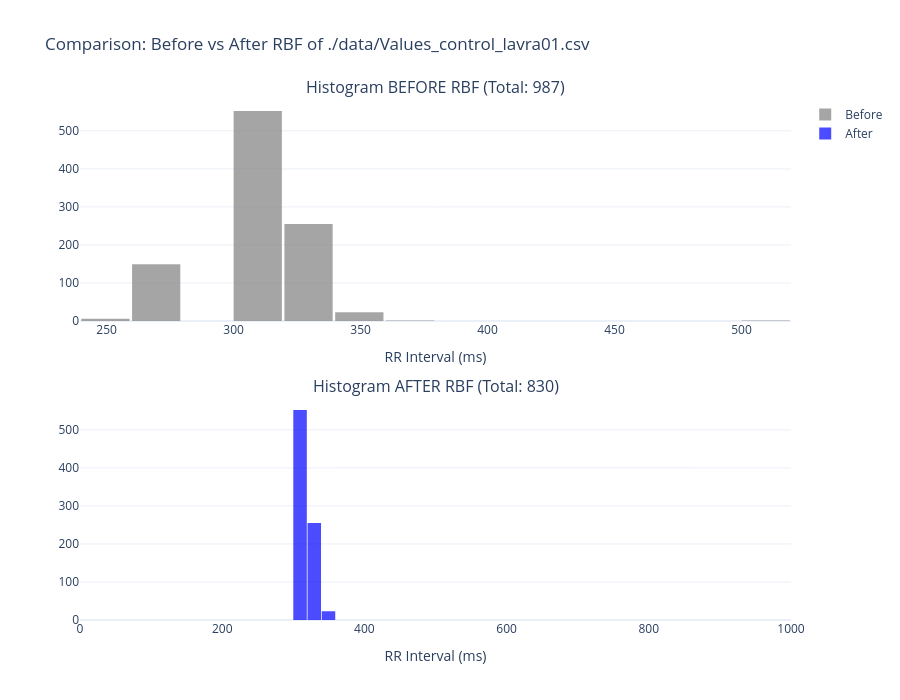

Write notebook code for a chart like this one.
### Code cell
# RBF filtering on control with HR(170 - 210) 
plot_hist_comparison(params['file_path'], params)

### Figure 1 — Plotly figure (JSON) as saved in the notebook; plotly's stock layout.template omitted (floating-point values rounded to 4 significant figures; data arrays with more than 128 entries replaced by an {"elided": "..."} marker saying what was removed)
{"data": [{"marker": {"color": "gray"}, "name": "Before", "nbinsx": 20, "opacity": 0.7, "type": "histogram", "x": {"elided": "987 float values"}, "xaxis": "x", "yaxis": "y"}, {"marker": {"color": "blue"}, "name": "After", "nbinsx": 5, "opacity": 0.7, "type": "histogram", "x": {"elided": "830 int values"}, "xaxis": "x2", "yaxis": "y2"}], "layout": {"annotations": [{"font": {"size": 16}, "showarrow": false, "text": "Histogram BEFORE RBF (Total: 987)", "x": 0.5, "xanchor": "center", "xref": "paper", "y": 1, "yanchor": "bottom", "yref": "paper"}, {"font": {"size": 16}, "showarrow": false, "text": "Histogram AFTER RBF (Total: 830)", "x": 0.5, "xanchor": "center", "xref": "paper", "y": 0.425, "yanchor": "bottom", "yref": "paper"}], "bargap": 0.05, "height": 700, "title": {"text": "Comparison: Before vs After RBF of ./data/Values_control_lavra01.csv"}, "xaxis": {"anchor": "y", "domain": [0, 1], "title": {"text": "RR Interval (ms)"}}, "xaxis2": {"anchor": "y2", "domain": [0, 1], "range": [0, 1000], "title": {"text": "RR Interval (ms)"}}, "yaxis": {"anchor": "x", "domain": [0.575, 1]}, "yaxis2": {"anchor": "x2", "domain": [0, 0.425]}}}
